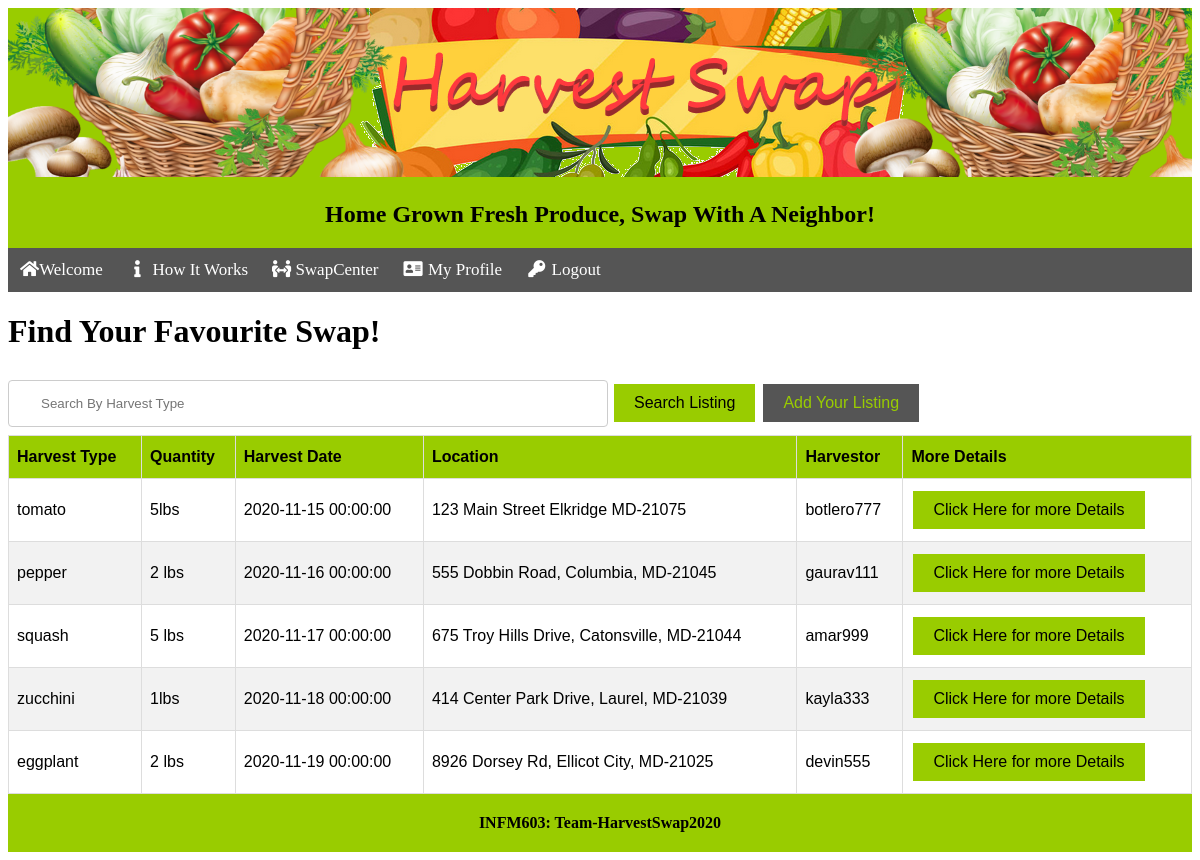
The app's page /HarvestSwap_12DEC/HarvestSwapResults.php (signed in) with its own data.
### tables this page shows
CREATE TABLE harvest (
harvest_id INTEGER PRIMARY KEY AUTO_INCREMENT,
gardener_id INTEGER NOT NULL,
harvest_name TEXT NOT NULL,
harvest_image TEXT NOT NULL,
harvest_date DATETIME NOT NULL,
harvest_qty TEXT NOT NULL,
harvest_description TEXT NOT NULL,
FOREIGN KEY(gardener_id) REFERENCES gardener(gardener_id)


);

CREATE TABLE gardener (
gardener_id INTEGER PRIMARY KEY AUTO_INCREMENT,
gardener_user_name TEXT NOT NULL,
first_name TEXT NOT NULL,
last_name TEXT NOT NULL,
gardener_address TEXT NOT NULL,
email TEXT NOT NULL,
gardener_image TEXT NOT NULL,
gardener_bio TEXT,
gardener_password TEXT NOT NULL
);

### HarvestSwap_12DEC/HarvestSwapResults.php (the view, shortened to what this page needs)
<?php
 include('includes/Header.php');
    $servername = "localhost";
    $dbname = "HarvestSwap";
    $username = "root";
    $password = "root";
    $conn = new mysqli($servername, $username, $password, $dbname);
?>
<h1 class= "placeholder">Find Your Favourite Swap!
    </h1>
    <form name="vegetable_lookup" method="GET" action="HarvestSwapResults.php">
      <input type="text" name="harvest_name" placeholder="Search By Harvest Type">
    <button class="button" type="submit">Search Listing</button>
    <?php   if( isset($_SESSION['gardener_user_name']) && !empty($_SESSION['gardener_user_name']))
{
?><input type="button" value="Add Your Listing" onClick="document.location.href='addlisting.php'" />
<?php }else {
echo("<div class=\"alert\">
<span class=\"closebtn\" onclick=\"this.parentElement.style.display='none';\">&times;</span>
<a href=\"createAccount.php\">Create Account</a> or <a href=\"login.php\">login</a>  to add your harvest listing!
</div>");
}?>
    </form>
<table id=listing>
  <tr>
    <th>Harvest Type</th>
    <th>Quantity</th>
    <th>Harvest Date</th>
    <th>Location</th>
    <th>Harvestor</th>
    <th>More Details</th>
    </tr>
  <?php
     $harvestname = $_GET["harvest_name"];
     if (is_null($harvestname))
      {
$harvestname = "";
}
         $sql = "SELECT * FROM harvest join gardener on  gardener.gardener_id = harvest.gardener_id WHERE harvest_name LIKE CONCAT('%', ? , '%')";
   $stmt = $conn->prepare($sql);
    $stmt->bind_param("s", $harvestname);
    $stmt->execute();
    $result = $stmt->get_result();
    $rowcount=mysqli_num_rows($result);
    if ($rowcount==0){
      echo( "<tr>"."<td> No Records Found"."</td>"."</tr>");
    }
    else{
    while ($row = $result->fetch_assoc())
    {
      echo(
          " <form action=\"viewlisting.php\" method=\"get\">".
    "<tr>".
    "<td>".$row["harvest_name"]."</td>".
    "<td>".$row["harvest_qty"]."</td>".
    "<td>".$row["harvest_date"]."</td>".
    "<td>".$row["gardener_address"]."</td>".
    "<td>".$row["gardener_user_name"]."</td>".
    "<input type=\"hidden\" name=\"gardener_user_name\" value=\"".$row["gardener_user_name"]."\" >".
    "<input type=\"hidden\" name=\"harvest_id\" value=\"".$row["harvest_id"]."\" >".
    "<td><input type=\"submit\" value=\"Click Here for more Details\"></td>"
       ."</form>"
      );
     }
    }
          ?>
</table>
<?php
        include('includes/Footer.php');
?>

### HarvestSwap_12DEC/HarvestSwapResults.php (style rules this page uses)
input[type=text], select { width: 600px; padding: 15px 32px; margin: 8px 0; display: inline-block; border: 1px solid #ccc; border-radius: 4px; box-sizing: border-box; }
.button { background-color: #99cc00; border: none; color: black; padding: 10px 20px; text-align: center; text-decoration: none; display: inline-block; font-size: 16px; margin: 4px 2px; cursor: pointer; }
input[type=submit], select { background-color: #99cc00; border: none; color: black; padding: 10px 20px; text-align: center; text-decoration: none; display: inline-block; font-size: 16px; margin: 4px 2px; cursor: pointer; }
input[type=button], select { background-color: #555; border: none; color: #99cc00; padding: 10px 20px; text-align: center; text-decoration: none; display: inline-block; font-size: 16px; margin: 4px 2px; cursor: pointer; }
#listing { font-family: Arial, Helvetica, sans-serif; border-collapse: collapse; width: 100%; }
#listing td, #listing th { border: 1px solid #ddd; padding: 8px; }
#listing tr:nth-child(even) { background-color: #f2f2f2; }
#listing th { padding-top: 12px; padding-bottom: 12px; text-align: left; background-color: #99cc00; color: black; }

### records on screen
harvest: harvest_name "tomato", harvest_qty "5lbs", harvest_date "2020-11-15 00:00:00", gardener.gardener_address "123 Main Street Elkridge MD-21075", gardener.gardener_user_name "botlero777"
harvest: harvest_name "pepper", harvest_qty "2 lbs", harvest_date "2020-11-16 00:00:00", gardener.gardener_address "555 Dobbin Road, Columbia, MD-21045", gardener.gardener_user_name "gaurav111"
harvest: harvest_name "squash", harvest_qty "5 lbs", harvest_date "2020-11-17 00:00:00", gardener.gardener_address "675 Troy Hills Drive, Catonsville, MD-21044", gardener.gardener_user_name "amar999"
harvest: harvest_name "zucchini", harvest_qty "1lbs", harvest_date "2020-11-18 00:00:00", gardener.gardener_address "414 Center Park Drive, Laurel, MD-21039", gardener.gardener_user_name "kayla333"
harvest: harvest_name "eggplant", harvest_qty "2 lbs", harvest_date "2020-11-19 00:00:00", gardener.gardener_address "8926 Dorsey Rd, Ellicot City, MD-21025", gardener.gardener_user_name "devin555"
